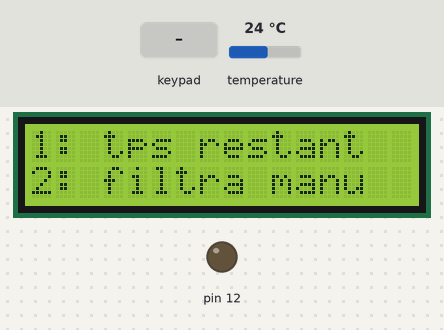
A sketch run on a simulated Arduino Uno, built with avr-gcc and run on an emulated ATmega328P. On the bench: 16×2 character LCD, output pins drawn as LEDs (lit = HIGH). Wiring (inferred from the names in the program): 4×4 keypad with keys 1 2 3 A 4 5 6 B 7 8 9 C * E # D: rows pin 2, pin 3, pin 4, pin 5; columns pin 6, pin 7, pin 8, pin 9. The test bench sets the inputs (shaded band); at power-on: temperature 24 °C. The local clock reads 2024-03-15 10:24:30 at power-on unless the sketch sets it; what the sketch prints to the serial monitor is not drawn.

Above: at 6.8 s.
6.9 s: keypad keys 6 7 8 9 D pressed 0.4 s apart
At 9.7 s:
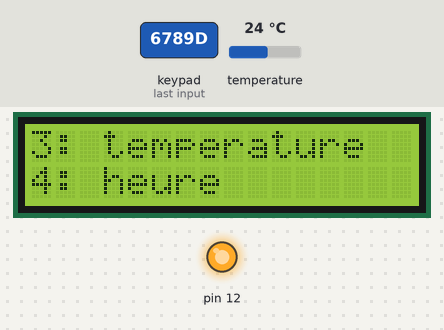
10.4 s: key '3' pressed
At 11.5 s:
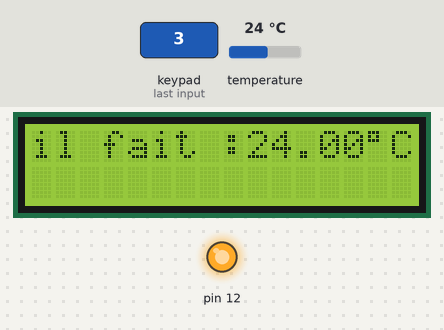
12.6 s: key '1' pressed
At 13.1 s:
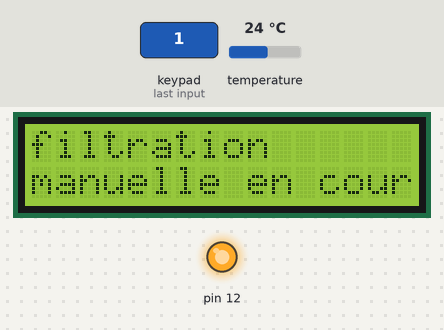
14.1 s: keypad keys 2 3 4 5 pressed 0.4 s apart
At 14.8 s:
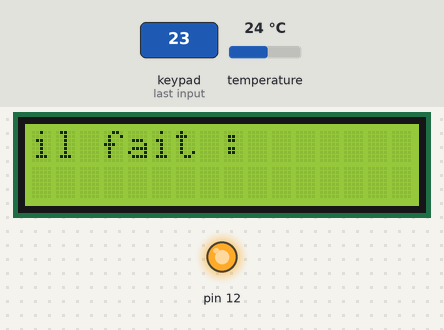
17.2 s: key '4' pressed
At 18.4 s:
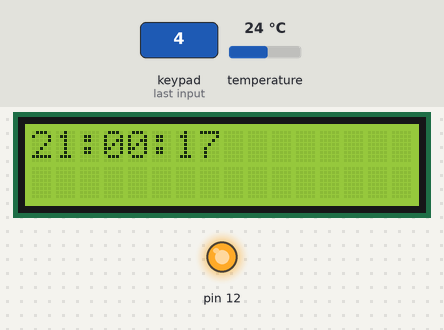
18.7 s: key '9' pressed
At 19.8 s:
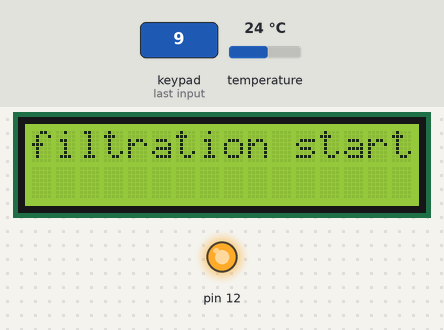
Timing chart, 0 to 21.2 s (numbered marks = the images above; inputs shaded):
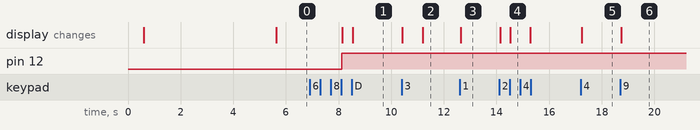

Measured:
- after the input at 6.9 s, pin 12: LOW → HIGH after 1.2 s; the display: first changes after 1.2 s (image 1 shows a later state)
- after the input at 10.4 s, the display: first changes at once (image 2 shows a later state)
- after the input at 12.6 s, the display: changes at once (image 3)
- after the input at 14.1 s, the display: first changes at once (image 4 shows a later state)
- after the input at 17.2 s, the display: changes at once (image 5)
- after the input at 18.7 s, the display: changes at once (image 6)

The sketch:

filtration-piscine.ino
```cpp
#include <OneWire.h>
#include <DallasTemperature.h>
#include <Wire.h>
#include <SimpleKeypad.h>
#include <LiquidCrystal_I2C.h>
#include <iarduino_RTC.h>

LiquidCrystal_I2C lcd(0x27,16,2);

//keypad
const byte nb_rows = 4;//nombre de lignes
const byte nb_cols = 4;//nombre de colonnes
char key_chars[nb_rows][nb_cols] = {
  {1, 2, 3, 'A'},
  {4, 5, 6, 'B'},
  {7, 8, 9, 'C'},
  {'*', 10, '#', 'D'}
};
byte rowPins[nb_rows] = {2, 3, 4, 5};//entrées numériques où sont branchées les lignes
byte colPins[nb_cols] = {6, 7, 8, 9};//entrées numériques où sont branchées les colonnes

SimpleKeypad kpd((char*)key_chars, rowPins, colPins, nb_rows, nb_cols);   // New keypad called kpd

#define WATER_TEMP_BUS 13
OneWire oneWire(WATER_TEMP_BUS);
DallasTemperature sensors(&oneWire);

//horloge RTC
iarduino_RTC time (RTC_DS3231);

//def timer
int SEC = 0;
int MIN = 0;
int HOUR = 0;
unsigned long temps_filtration_commence;
float temps_de_filtration;
char* H_actuelle;

//def minuteur
long int SEC1 = 0;
long int MIN1 = 0;
long int HOUR1 = 0;
unsigned long temps_filtration_commence1;
float temps_de_filtration1;

const char * degree = "\337C"; // °C

void setup()
{
  pinMode(12, OUTPUT);
  //Init Serial USB
  Serial.begin(9600);
  Serial.println(F("Initialize System"));
  delay(500);
  //Init RTC
  time.begin();
  //         sec, min, hour, date, month, year, wed
  time.settime(0, 0, 21, 26, 2, 23, 0);
  //Init lcd
  lcd.init();
  lcd.backlight();
  lcd.setCursor(3,0);
  lcd.print("Initialize");
  lcd.setCursor(5,1);
  lcd.print("System");
  delay(5000);
  menu();
}

void menu()
{
  lcd.clear();
  lcd.print("1: tps restant");
  lcd.setCursor(0,1);
  lcd.print("2: filtra manu");
}

void choix_utilisateur()
{
switch(kpd.getKey())
{

  case 'C':
    lcd.clear();
    lcd.setCursor(0,0);
    lcd.print("1: tps restant");
    lcd.setCursor(0,1);
    lcd.print("2: filtra manu");//
    return 0;
  break;

  case 'D':
    lcd.clear();
    lcd.setCursor(0,0);
    lcd.print("3: temperature");
    lcd.setCursor(0,1);
    lcd.print("4: heure");
    return 0;
  break;

  case 1://temps de filtration restant
    lcd.clear();
    if(temps_de_filtration != 0)
    {
      lcd.setCursor(0,0);
      lcd.print("filtration");
      lcd.setCursor(0,1);
      lcd.print("manuelle en cour");
    }else
    {
      lcd.setCursor(0,0);
      lcd.print("il reste");
      lcd.setCursor(0,1);
      lcd.print(String(HOUR1) + String(" : ") + String(MIN1) + String(" : ") + String(SEC1));
    }
   return 0;
  break;

  case 2://filtration manuelle
    lcd.clear();
    if (digitalRead(12) == HIGH)
    {
      lcd.print("filtre depuis");
      lcd.scrollDisplayRight();
      lcd.setCursor(0,1);
      lcd.print(String(HOUR) + String(" : ") + String(MIN) + String(" : ") + String(SEC));
    }else
    {
      lcd.print("filtration arret");
    }
    return 0;
  break;

  case 4://heure affichage
    lcd.clear();
    lcd.print(time.gettime("H"));
    //lcd.print(Hour);
    lcd.print(":");
    lcd.print(time.gettime("i"));
    lcd.print(":");
    lcd.print(time.gettime("s"));
    return 0;
  break;

  case 10:
    digitalWrite (12, LOW);
    temps_de_filtration = 0;
    lcd.clear();
    lcd.print("filtration stop");
    return 0;
  break;

  case 9:
    if(digitalRead(12) == LOW){HOUR = 0; MIN = 0; SEC = 0; temps_de_filtration = 0;}
    digitalWrite(12, HIGH);

    temps_filtration_commence = millis();
    lcd.clear();
    lcd.print("filtration start");
    return 0;
  break;

  case 3://température affichage
    lcd.clear();
    lcd.print("il fait :");
    sensors.requestTemperatures();
    float dTempWater = sensors.getTempCByIndex(0);
    lcd.print(dTempWater);
    lcd.print(degree);
    return 0;
  break;

  default:
   lcd.clear();
   lcd.print("erreur");
   delay(3000);
   menu();
   return 0;
  break;
}
}

void loop()
{
  choix_utilisateur();

 //temps filtration manuel
 if(digitalRead(12) == HIGH)
 {
    if(temps_de_filtration1 == 0)
   {
      if (millis() - temps_filtration_commence > 995)
     {
      temps_filtration_commence = millis();
      SEC ++;
      temps_de_filtration ++;
      if (SEC > 60) { SEC = 1; MIN ++; }
       if (MIN > 60) { MIN = 0; HOUR ++; }
     }
   }
 }

 H_actuelle = time.gettime("H");
 int h = atoi(H_actuelle);
 int H_alarme = 22;
 if (h == H_alarme){digitalWrite(12, HIGH);}
 char* M_actuelle = time.gettime("i");
 int m = atoi(M_actuelle);
  int M_alarme = 20;

 //temps de filtration nécessaire
  if (h == H_alarme && m == M_alarme && temps_de_filtration1 == 0 )
 {
    sensors.requestTemperatures();
    float dTempWater = round(sensors.getTempCByIndex(0));
    temps_de_filtration1 = round(dTempWater / 2 * 3600);
    SEC1 = temps_de_filtration1;
    MIN1 = SEC1 / 60;
    SEC1 = SEC1 - (MIN1 * 60);
    HOUR1 = MIN1 / 60;
    MIN1 = MIN1 - (HOUR1 * 60);
 }

  if(temps_de_filtration1 != 0)
 {
    if (millis() - temps_filtration_commence1 > 995)
   {
      temps_filtration_commence1 = millis();
      SEC1 --;
     temps_de_filtration1 --;
     if (SEC1 <= 0) { SEC1 = 59; MIN1 --; }
       if (MIN1 <= 0) { MIN1 = 59; HOUR1 --; }
       if(HOUR1 <= 0 && MIN1 <=0){digitalWrite(12, LOW);}
   }
 }
}
```
